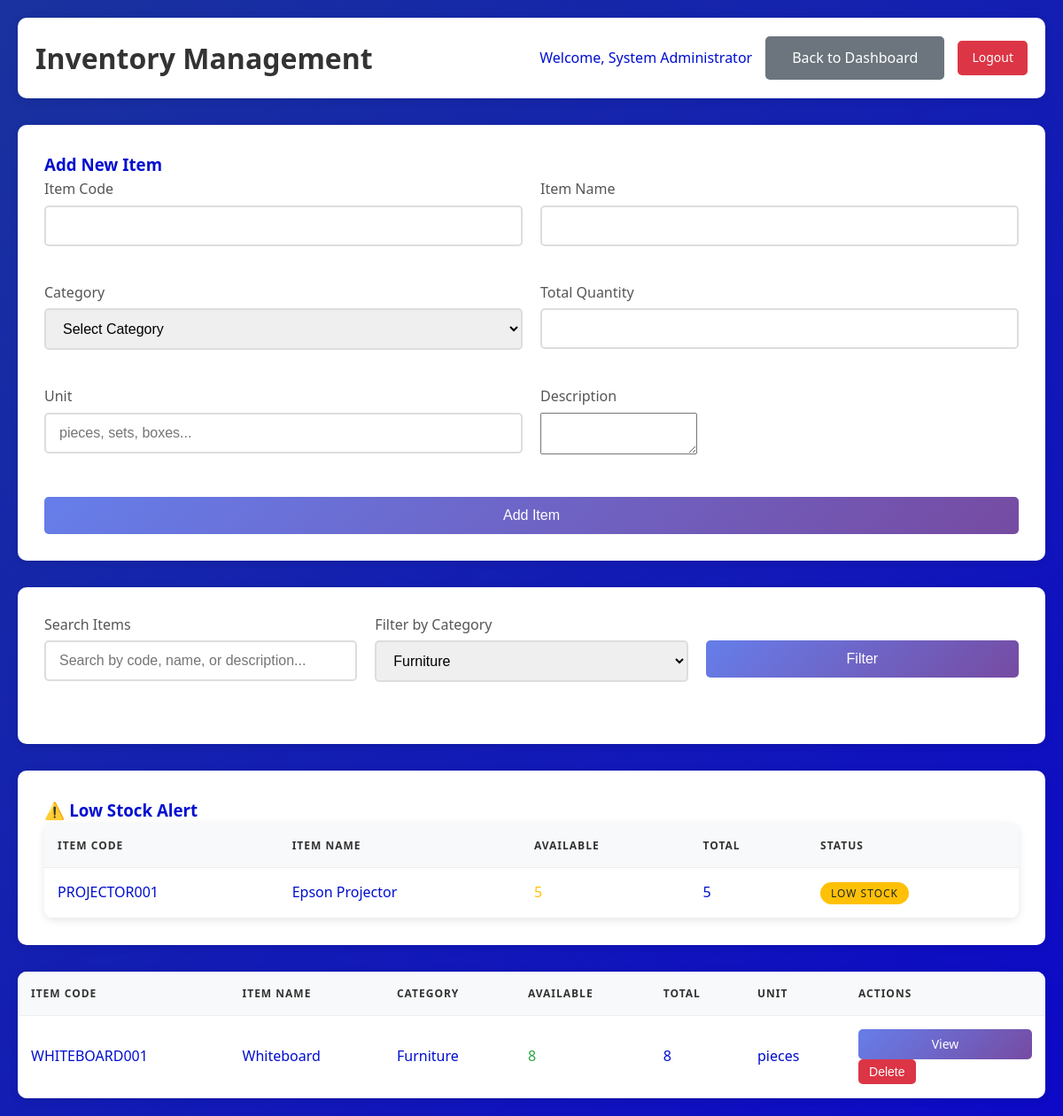
/views/items.php?category=Furniture (signed in), run on the app's committed database.
### tables this page shows
CREATE TABLE items (
    item_id INT PRIMARY KEY AUTO_INCREMENT,
    item_code VARCHAR(50) NOT NULL UNIQUE,
    item_name VARCHAR(100) NOT NULL,
    item_description TEXT,
    category VARCHAR(50) NOT NULL,
    total_quantity INT NOT NULL DEFAULT 0,
    available_quantity INT NOT NULL DEFAULT 0,
    unit VARCHAR(20) NOT NULL,
    created_at TIMESTAMP DEFAULT CURRENT_TIMESTAMP,
    updated_at TIMESTAMP DEFAULT CURRENT_TIMESTAMP ON UPDATE CURRENT_TIMESTAMP
);

### models/Item.php (called while the page is built, shortened)
<?php
require_once '../classes/Database.php';
class Item
{
    private $db;
    public function __construct()
    {
        $this->db = new Database();
    }
    public function getAll($search = '', $category = '', $limit = 0, $offset = 0)
    {
        $search = $this->db->escape($search);
        $category = $this->db->escape($category);
        $where_clause = '';
        $conditions = [];
        if (!empty($category)) {
            $conditions[] = "category = '$category'";
        }
        if (!empty($conditions)) {
            $where_clause = "WHERE " . implode(' AND ', $conditions);
        }
        $limit_clause = '';
        $sql = "SELECT * FROM items
                $where_clause
                ORDER BY item_name
                $limit_clause";
        $result = $this->db->query($sql);
        return mysqli_fetch_all($result, MYSQLI_ASSOC);
    }
    public function getCategories()
    {
        $sql = "SELECT DISTINCT category FROM items ORDER BY category";
        $result = $this->db->query($sql);
        $categories = [];
        while ($row = mysqli_fetch_assoc($result)) {
            $categories[] = $row['category'];
        }
        return $categories;
    }
    public function getLowStockItems($threshold = 5)
    {
        $sql = "SELECT * FROM items
                WHERE available_quantity <= $threshold
                ORDER BY available_quantity ASC";
        $result = $this->db->query($sql);
        return mysqli_fetch_all($result, MYSQLI_ASSOC);
    }
}

### classes/Database.php (called while the page is built, shortened)
<?php
class Database {
    private $host = 'localhost';
    private $username = 'root';
    private $password = '';
    private $database = 'borrowing_system';
    private $connection;
    private function connect() {
        $this->connection = mysqli_connect(
            $this->host,
            $this->username,
            $this->password,
            $this->database
        );
        mysqli_set_charset($this->connection, 'utf8');
    }
    public function query($sql) {
        $result = mysqli_query($this->connection, $sql);
        return $result;
    }
    public function escape($string) {
        return mysqli_real_escape_string($this->connection, $string);
    }
}
?>

### views/items.php (the view, shortened to what this page needs)
<?php
require_once '../models/Item.php';
$item = new Item();
$search = isset($_GET['search']) ? $_GET['search'] : '';
$category = isset($_GET['category']) ? $_GET['category'] : '';
$items_list = $item->getAll($search, $category);
$categories = $item->getCategories();
$low_stock_items = $item->getLowStockItems();
?>
<!DOCTYPE html>
<html lang="en">
<head>
    <link rel="stylesheet" href="../assets/css/style.css">
</head>
<body>
    <div class="dashboard-container">
        <div class="header">
            <h1>Inventory Management</h1>
            <div class="user-info">
                <span>Welcome, <?php echo $_SESSION['admin_name']; ?></span>
                <a href="dashboard.php" class="btn btn-secondary">Back to Dashboard</a>
                <a href="dashboard.php?logout=1" class="logout-btn">Logout</a>
            </div>
        </div>
        <div class="form-container">
            <h3>Add New Item</h3>
            <form method="POST" action="">
                <div class="form-row">
                    <div class="form-group">
                        <label for="item_code">Item Code</label>
                        <input type="text" id="item_code" name="item_code" required>
                    </div>
                    <div class="form-group">
                        <label for="item_name">Item Name</label>
                        <input type="text" id="item_name" name="item_name" required>
                    </div>
                </div>
                <div class="form-row">
                    <div class="form-group">
                        <label for="category">Category</label>
                        <select id="category" name="category" required>
                            <option value="">Select Category</option>
                        </select>
                    </div>
                    <div class="form-group">
                        <label for="total_quantity">Total Quantity</label>
                        <input type="number" id="total_quantity" name="total_quantity" min="1" required>
                    </div>
                </div>
                <div class="form-row">
                    <div class="form-group">
                        <label for="unit">Unit</label>
                        <input type="text" id="unit" name="unit" placeholder="pieces, sets, boxes..." required>
                    </div>
                    <div class="form-group">
                        <label for="item_description">Description</label>
                        <textarea id="item_description" name="item_description" rows="3"></textarea>
                    </div>
                </div>
                <button type="submit" name="add_item" class="btn btn-primary">Add Item</button>
            </form>
        </div>
        <div class="form-container">
            <form method="GET" action="">
                <div class="form-row">
                    <div class="form-group">
                        <label for="search">Search Items</label>
                        <input type="text" id="search" name="search"
                            placeholder="Search by code, name, or description..." value="<?php echo $search; ?>">
                    </div>
                    <div class="form-group">
                        <label for="category_filter">Filter by Category</label>
                        <select id="category_filter" name="category">
                            <?php foreach ($categories as $cat): ?>
                                <option value="<?php echo $cat; ?>" <?php echo $category == $cat ? 'selected' : ''; ?>>
                                    <?php echo $cat; ?></option>
                            <?php endforeach; ?>
                        </select>
                    </div>
                    <div class="form-group">
                        <label>&nbsp;</label>
                        <button type="submit" class="btn btn-primary">Filter</button>
                    </div>
                </div>
            </form>
        </div>
        <?php if (!empty($low_stock_items)): ?>
            <div class="form-container">
                <h3>⚠️ Low Stock Alert</h3>
                <div class="table-container">
                    <table class="table">
                        <thead>
                            <tr>
                                <th>Item Code</th>
                                <th>Item Name</th>
                                <th>Available</th>
                                <th>Total</th>
                                <th>Status</th>
                            </tr>
                        </thead>
                        <tbody>
                            <?php foreach ($low_stock_items as $item_data): ?>
                                <tr>
                                    <td><?php echo $item_data['item_code']; ?></td>
                                    <td><?php echo $item_data['item_name']; ?></td>
                                    <td>
                                        <span
                                            style="color: <?php echo $item_data['available_quantity'] == 0 ? '#dc3545' : '#ffc107'; ?>;">
                                            <?php echo $item_data['available_quantity']; ?>
                                        </span>
                                    </td>
                                    <td><?php echo $item_data['total_quantity']; ?></td>
                                    <td>
                                        <?php if ($item_data['available_quantity'] == 0): ?>
                                            <span class="status-badge" style="background: #dc3545; color: white;">Out of
                                                Stock</span>
                                        <?php else: ?>
                                            <span class="status-badge" style="background: #ffc107; color: #212529;">Low Stock</span>
                                        <?php endif; ?>
                                    </td>
                                </tr>
                            <?php endforeach; ?>
                        </tbody>
                    </table>
                </div>
            </div>
        <?php endif; ?>
        <div class="table-container">
            <table class="table">
                <thead>
                    <tr>
                        <th>Item Code</th>
                        <th>Item Name</th>
                        <th>Category</th>
                        <th>Available</th>
                        <th>Total</th>
                        <th>Unit</th>
                        <th>Actions</th>
                    </tr>
                </thead>
                <tbody>
                    <?php foreach ($items_list as $item_data): ?>
                        <tr>
                            <td><?php echo $item_data['item_code']; ?></td>
                            <td><?php echo $item_data['item_name']; ?></td>
                            <td><?php echo $item_data['category']; ?></td>
                            <td>
                                <span
                                    style="color: <?php echo $item_data['available_quantity'] == 0 ? '#dc3545' : '#28a745'; ?>;">
                                    <?php echo $item_data['available_quantity']; ?>
                                </span>
                            </td>
                            <td><?php echo $item_data['total_quantity']; ?></td>
                            <td><?php echo $item_data['unit']; ?></td>
                            <td>
                                <a href="item_details.php?id=<?php echo $item_data['item_id']; ?>"
                                    class="btn btn-sm btn-primary">View</a>
                                <form method="POST" action="" style="display: inline;">
                                    <button type="submit" name="delete_item" class="btn btn-sm btn-danger"
                                        onclick="return confirm('Are you sure you want to delete this item?')">Delete</button>
                                </form>
                            </td>
                        </tr>
                    <?php endforeach; ?>
                </tbody>
            </table>
        </div>
    </div>
</body>
</html>

### assets/css/style.css (style rules this page uses)
* { margin: 0; padding: 0; box-sizing: border-box; }
body { font-family: 'Segoe UI', Tahoma, Geneva, Verdana, sans-serif; line-height: 1.6; color: #000ecf; background: linear-gradient(135deg, #19329e 0%, #0d09c7 100%); min-height: 100vh; }
.form-group { margin-bottom: 20px; }
.form-group label { display: block; margin-bottom: 5px; color: #555; font-weight: 500; }
.form-group input { width: 100%; padding: 12px 15px; border: 2px solid #ddd; border-radius: 5px; font-size: 16px; transition: border-color 0.3s ease; }
.btn { display: inline-block; padding: 12px 30px; border: none; border-radius: 5px; font-size: 16px; font-weight: 500; cursor: pointer; transition: all 0.3s ease; text-decoration: none; text-align: center; }
.btn-primary { background: linear-gradient(135deg, #667eea 0%, #764ba2 100%); color: white; width: 100%; }
.dashboard-container { max-width: 1200px; margin: 0 auto; padding: 20px; }
.header { background: white; padding: 20px; border-radius: 10px; box-shadow: 0 2px 10px rgba(0, 0, 0, 0.1); margin-bottom: 30px; display: flex; justify-content: space-between; align-items: center; }
.header h1 { color: #333; margin: 0; }
.user-info { display: flex; align-items: center; gap: 15px; }
.logout-btn { background: #dc3545; color: white; padding: 8px 16px; border: none; border-radius: 5px; cursor: pointer; text-decoration: none; font-size: 14px; }
.table-container { background: white; border-radius: 10px; box-shadow: 0 2px 10px rgba(0, 0, 0, 0.1); overflow: hidden; }
.table { width: 100%; border-collapse: collapse; }
.table th, .table td { padding: 15px; text-align: left; border-bottom: 1px solid #eee; }
.table th { background: #f8f9fa; font-weight: 600; color: #333; text-transform: uppercase; font-size: 12px; letter-spacing: 1px; }
.btn-secondary { background: #6c757d; color: white; }
.btn-danger { background: #dc3545; color: white; }
.btn-sm { padding: 6px 12px; font-size: 14px; }
.form-container { background: white; padding: 30px; border-radius: 10px; box-shadow: 0 2px 10px rgba(0, 0, 0, 0.1); margin-bottom: 30px; }
.form-row { display: grid; grid-template-columns: repeat(auto-fit, minmax(250px, 1fr)); gap: 20px; margin-bottom: 20px; }
.form-group select { width: 100%; padding: 12px 15px; border: 2px solid #ddd; border-radius: 5px; font-size: 16px; transition: border-color 0.3s ease; }
.status-badge { padding: 4px 12px; border-radius: 20px; font-size: 12px; font-weight: 500; text-transform: uppercase; letter-spacing: 1px; }

### data on the page
items: item_code "PROJECTOR001", item_name "Epson Projector", available_quantity "5", total_quantity "5", shows "LOW STOCK"
items: item_code "WHITEBOARD001", item_name "Whiteboard", category "Furniture", available_quantity "8", total_quantity "8", unit "pieces"

### other printed values
$_SESSION['admin_name'] "System Administrator"
form field category "Furniture"
